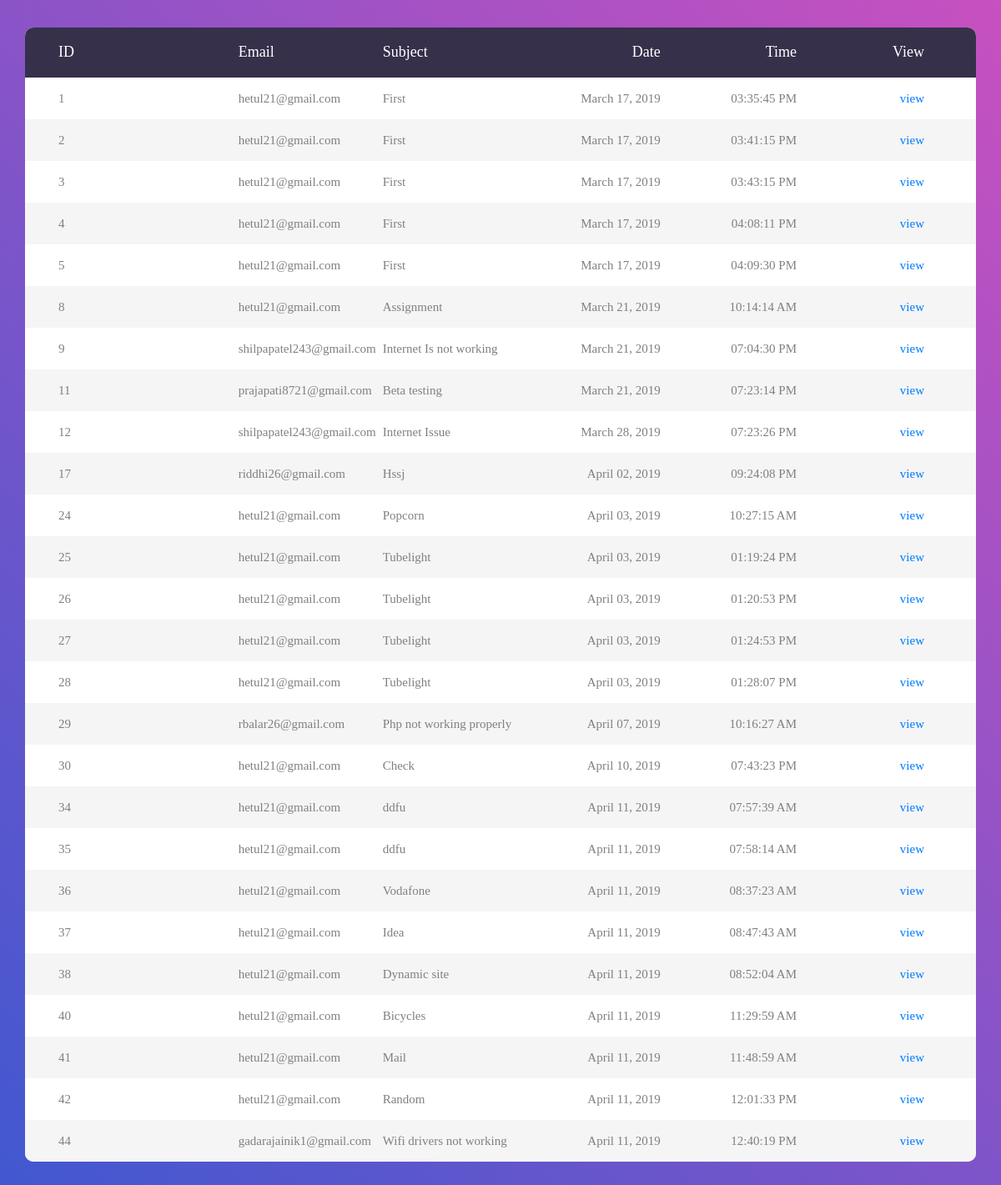
The app's page /admin/viewasgn/mixer.php (signed in) with its own data.
### tables this page shows
CREATE TABLE `issue` (
  `id` int(5) UNSIGNED NOT NULL,
  `password` varchar(10) DEFAULT NULL,
  `email` varchar(30) NOT NULL,
  `subject` varchar(50) NOT NULL,
  `description` varchar(255) DEFAULT NULL,
  `registertime` int(11) UNSIGNED NOT NULL,
  `resolvetime` int(11) DEFAULT NULL,
  `assignment` varchar(10) DEFAULT NULL,
  `resolution` varchar(255) DEFAULT NULL
);

### admin/viewasgn/mixer.php (the view, shortened to what this page needs)
<?php
	if(!isset($_SESSION['logged']) || $_SESSION['logged'] != "yes")
	{
		header('Location: sessionExpiry.html');
	}
	else
	{
?>
<?php
	$connection=new mysqli("localhost","root","","itticket");
	$result=$connection->query("select * from issue where resolution IS NULL");
?>
<!DOCTYPE html>
<html lang="en">
<head>
	<link rel="stylesheet" type="text/css" href="vendor/bootstrap/css/bootstrap.min.css">
	<link rel="stylesheet" type="text/css" href="fonts/font-awesome-4.7.0/css/font-awesome.min.css">
	<link rel="stylesheet" type="text/css" href="vendor/animate/animate.css">
	<link rel="stylesheet" type="text/css" href="vendor/select2/select2.min.css">
	<link rel="stylesheet" type="text/css" href="vendor/perfect-scrollbar/perfect-scrollbar.css">
	<link rel="stylesheet" type="text/css" href="css/util.css">
	<link rel="stylesheet" type="text/css" href="css/main.css">
</head>
<body>
	<div class="limiter">
		<div class="container-table100">
			<div class="wrap-table100">
				<div class="table100">
					<table>
						<thead>
							<tr class="table100-head">
								<th class="column1">ID</th>
								<th class="column2">Email</th>
								<th class="column3">Subject</th>
								<th class="column4">Date</th>
								<th class="column5">Time</th>
								<th class="column6">View</th>
							</tr>
						</thead>
						<tbody>
							<?php
							while($result1=$result->fetch_object())
							{
								if($result1->resolvetime == NULL)
								{
									?>
									<tr>
										<td class="column1"><?php echo $result1->id?></td>
										<td class="column2"><?php echo $result1->email?></td>
										<td class="column3"><?php echo $result1->subject?></td>
										<td class="column4"><?php echo (date("F d, Y", $result1->registertime))?></td>
										<td class="column5"><?php echo (date("h:i:s A", $result1->registertime))?></td>
										<td class="column6"><a href="mixer2.php?id=<?php echo $result1->id;?>">view</a></td>
									</tr>
									<?php
								}
							}
							?>
						</tbody>
					</table>
				</div>
			</div>
		</div>
	</div>
</body>
</html>
<?php
	}
?>

### admin/viewasgn/css/main.css (style rules this page uses)
* { margin: 0px; padding: 0px; box-sizing: border-box; }
body, html { height: 100%; font-family: sans-serif; }
a { margin: 0px; transition: all 0.4s; -webkit-transition: all 0.4s; -o-transition: all 0.4s; -moz-transition: all 0.4s; }
.limiter { width: 100%; margin: 0 auto; }
.container-table100 { width: 100%; min-height: 100vh; background: #c850c0; background: -webkit-linear-gradient(45deg, #4158d0, #c850c0); background: -o-linear-gradient(45deg, #4158d0, #c850c0); background: -moz-linear-gradient(45deg, #4158d0, #c850c0); background: linear-gradient(45deg, #4158d0, #c850c0); display: -webkit-box; display: -webkit-flex; display: -moz-box; display: -ms-flexbox; display: flex; align-items: center; justify-content: center; flex-wrap: wrap; padding: 33px 30px; }
.wrap-table100 { width: 1170px; }
table { border-spacing: 1; border-collapse: collapse; background: white; border-radius: 10px; overflow: hidden; width: 100%; margin: 0 auto; position: relative; }
table * { position: relative; }
table td, table th { padding-left: 8px; }
table thead tr { height: 60px; background: #36304a; }
table tbody tr { height: 50px; }
table tbody tr:last-child { border: 0; }
table td, table th { text-align: left; }
.table100-head th { font-family: OpenSans-Regular; font-size: 18px; color: #fff; line-height: 1.2; font-weight: unset; }
tbody tr:nth-child(even) { background-color: #f5f5f5; }
tbody tr { font-family: OpenSans-Regular; font-size: 15px; color: #808080; line-height: 1.2; font-weight: unset; }
.column1 { width: 260px; padding-left: 40px; }
.column2 { width: 160px; }
.column3 { width: 245px; }
.column4 { width: 110px; text-align: right; }
.column5 { width: 170px; text-align: right; }
.column6 { width: 222px; text-align: right; padding-right: 62px; }

### records on screen
issue: id "1", email "hetul21@gmail.com", subject "First", registertime "March 17, 2019", registertime "03:35:45 PM"
issue: id "2", email "hetul21@gmail.com", subject "First", registertime "March 17, 2019", registertime "03:41:15 PM"
issue: id "3", email "hetul21@gmail.com", subject "First", registertime "March 17, 2019", registertime "03:43:15 PM"
issue: id "4", email "hetul21@gmail.com", subject "First", registertime "March 17, 2019", registertime "04:08:11 PM"
issue: id "5", email "hetul21@gmail.com", subject "First", registertime "March 17, 2019", registertime "04:09:30 PM"
issue: id "8", email "hetul21@gmail.com", subject "Assignment", registertime "March 21, 2019", registertime "10:14:14 AM"
issue: id "9", email "shilpapatel243@gmail.com", subject "Internet Is not working", registertime "March 21, 2019", registertime "07:04:30 PM"
issue: id "11", email "prajapati8721@gmail.com", subject "Beta testing", registertime "March 21, 2019", registertime "07:23:14 PM"
issue: id "12", email "shilpapatel243@gmail.com", subject "Internet Issue", registertime "March 28, 2019", registertime "07:23:26 PM"
issue: id "17", email "riddhi26@gmail.com", subject "Hssj", registertime "April 02, 2019", registertime "09:24:08 PM"
issue: id "24", email "hetul21@gmail.com", subject "Popcorn", registertime "April 03, 2019", registertime "10:27:15 AM"
issue: id "25", email "hetul21@gmail.com", subject "Tubelight", registertime "April 03, 2019", registertime "01:19:24 PM"
issue: id "26", email "hetul21@gmail.com", subject "Tubelight", registertime "April 03, 2019", registertime "01:20:53 PM"
issue: id "27", email "hetul21@gmail.com", subject "Tubelight", registertime "April 03, 2019", registertime "01:24:53 PM"
issue: id "28", email "hetul21@gmail.com", subject "Tubelight", registertime "April 03, 2019", registertime "01:28:07 PM"
issue: id "29", email "rbalar26@gmail.com", subject "Php not working properly", registertime "April 07, 2019", registertime "10:16:27 AM"
issue: id "30", email "hetul21@gmail.com", subject "Check", registertime "April 10, 2019", registertime "07:43:23 PM"
issue: id "34", email "hetul21@gmail.com", subject "ddfu", registertime "April 11, 2019", registertime "07:57:39 AM"
issue: id "35", email "hetul21@gmail.com", subject "ddfu", registertime "April 11, 2019", registertime "07:58:14 AM"
issue: id "36", email "hetul21@gmail.com", subject "Vodafone", registertime "April 11, 2019", registertime "08:37:23 AM"
issue: id "37", email "hetul21@gmail.com", subject "Idea", registertime "April 11, 2019", registertime "08:47:43 AM"
issue: id "38", email "hetul21@gmail.com", subject "Dynamic site", registertime "April 11, 2019", registertime "08:52:04 AM"
issue: id "40", email "hetul21@gmail.com", subject "Bicycles", registertime "April 11, 2019", registertime "11:29:59 AM"
issue: id "41", email "hetul21@gmail.com", subject "Mail", registertime "April 11, 2019", registertime "11:48:59 AM"
issue: id "42", email "hetul21@gmail.com", subject "Random", registertime "April 11, 2019", registertime "12:01:33 PM"
issue: id "44", email "gadarajainik1@gmail.com", subject "Wifi drivers not working", registertime "April 11, 2019", registertime "12:40:19 PM"
